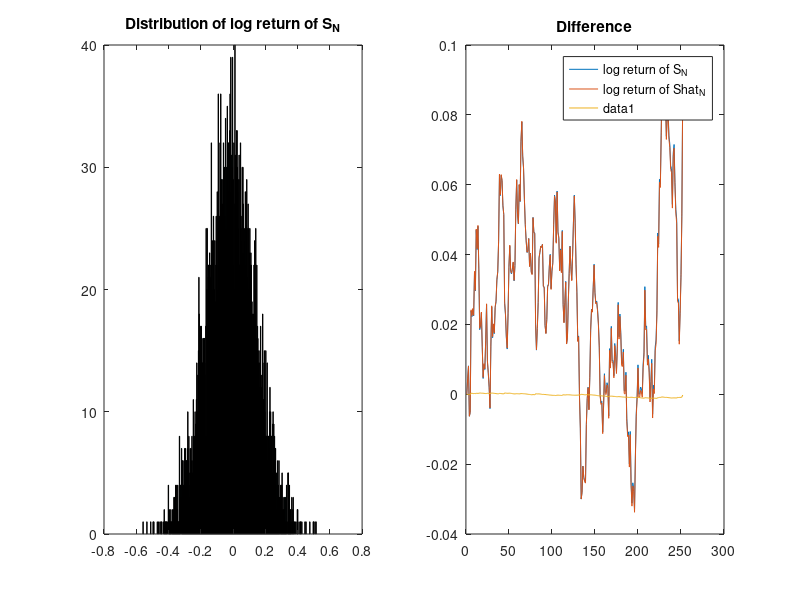

The MATLAB source for this figure: (Note: this script raises an error after producing the figure.)
%%%Ito's lemma

S0=1;
r=0;
sigma = 0.15;
t0=0;
t_N = 1;
NumSteps = 252;
NumPaths = 5000;
S = zeros(NumPaths,NumSteps);
s = zeros(NumPaths,NumSteps);
S(:,1)=1;   
s(:,1)=log(1);
time_step = (t_N-t0)/NumSteps;

for i=2:NumSteps
    brownian = randn(NumPaths,1);
    S(:,i) = S(:,i-1).*(1 + r*time_step + sigma*brownian*sqrt(time_step));
    s(:,i) = s(:,i-1) + (r-power(sigma,2)/2)*time_step + sigma*brownian*sqrt(time_step);
end

S_hat = exp(s);

S_N = S(:,NumSteps);
S_hat_N = S_hat(:,NumSteps);

S_0 = S(:,1);
S_hat_0 = S_hat(:,1);

%1
subplot(1,2,1)
hist(S_N,500);
title('Distribution of S_N')
subplot(1,2,2)
hist(S_hat_N,500);
title('Distribution of Shat_N')

mean(S_N)
mean(S_hat_N)

std(S_N)
std(S_hat_N)

skewness(S_N)
skewness(S_hat_N)

kurtosis(S_N)
kurtosis(S_hat_N)

%test if same distribution
kruskalwallis([S_N,S_hat_N])

%2
log_S_N_0 = log(S_N) - log(S_0);
log_S_hat_N_0 = log(S_hat_N) - log(S_hat_0);

subplot(1,2,1)
hist(log_S_N_0,500);
title('Distribution of log return of S_N')
subplot(1,2,2)
hist(log_S_hat_N_0,500);
title('Distribution of log return of Shat_N')

mean(log_S_N_0)
mean(log_S_hat_N_0)
%mean should be (r-1/2 sigma^2)
r - 0.5*sigma*sigma

std(log_S_N_0)
std(log_S_hat_N_0)
%std should be sigma
sigma

skewness(log_S_N_0)
skewness(log_S_hat_N_0)

kurtosis(log_S_N_0)
kurtosis(log_S_hat_N_0)

%3
%log returns
logS = log(S);
logShat = log(S_hat);

logreturnS = zeros(NumPaths,NumSteps);
logreturnShat = zeros(NumPaths,NumSteps);



for i=1:NumSteps
    logreturnS(:,i) = logS(:,i) - log(S_0);
    logreturnShat(:,i) = logShat(:,i) - log(S_hat_0);
end


plot(logreturnS(1,:)')
hold on

plot(logreturnShat(1,:)')
legend({'log return of S_N','log return of Shat_N'})

plot(logreturnShat(1,:)' - logreturnS(1,:)')
title('Difference')

%%%%monte carlo
int_rate=0.01;
last_price = 2978.4;
compound_freq = 0.25;
option_maturity = 0.25;
annual_simple_int_rate = power((1+int_rate*compound_freq),1/compound_freq)-1;
sigma = 0.1424;
strike = 3000;
M = 100000;

discount  = exp(-annual_simple_int_rate*option_maturity);
MC = last_price*exp((annual_simple_int_rate - 0.5*power(sigma,2))*option_maturity+sigma*sqrt(option_maturity)*randn(M,1));
payoffs =  discount * max(MC-strike,0);
Ms= [100,500,1000,5000,10000,30000,50000,70000,100000];
payoff_list = [mean(payoffs(1:100,:)),mean(payoffs(1:500,:)),mean(payoffs(1:1000,:)),mean(payoffs(1:5000,:)),mean(payoffs(1:10000,:)),mean(payoffs(1:30000,:)),mean(payoffs(1:50000,:)),mean(payoffs(1:70000,:)),mean(payoffs(1:100000,:))];
[call_price,call_delta] = bs_call(last_price,strike,annual_simple_int_rate,option_maturity,sigma,1);

plot(Ms,payoff_list,Ms,call_price*ones(1,length(Ms)))
legend({'Monte Carlo Simulation','Black-Scholes Price'})


%Dynamic Hedge
strike  = 3000;
spot = 2950;
T = 0.25;
%sigma = 0.1424;
sigma = 0.1924;

int_rate= 0.01;
size = -100*10;
NumScenarios = 5000;
%NumPeriods = 13;
NumPeriods = 252/4;

[call_price,call_delta] = bs_call(spot,strike,int_rate,T,sigma,size);


SpotPrices  = zeros(NumScenarios,NumPeriods+1);
SpotPrices(:,1) = spot;

BSCallPrices = zeros(NumScenarios,NumPeriods+1);
BSCallPrices(:,1) = call_price;

Deltas = zeros(NumScenarios,NumPeriods+1);
Deltas(:,1) = call_delta;

PnL = zeros(NumScenarios,NumPeriods+1);

for i=2:(NumPeriods+1)
    time_to_mat = T*((NumPeriods+1-i)/NumPeriods);
    passed_time = T - time_to_mat;
    SpotPrices(:,i) = SpotPrices(:,i-1) .* exp((int_rate - 0.5*power(sigma,2))*T/NumPeriods+sigma*sqrt(T/NumPeriods)*randn(NumScenarios,1));
    [BSCallPrices(:,i),Deltas(:,i)] = bs_call(SpotPrices(:,i),strike,int_rate,time_to_mat,sigma,size);
    PnL(:,i) = PnL(:,i-1) + exp(int_rate*time_to_mat) * Deltas(:,i-1) .* (SpotPrices(:,i) - SpotPrices(:,i-1));
end

Final_PnL = -exp(int_rate*T) * BSCallPrices(:,1) + PnL(:,NumPeriods+1) + BSCallPrices(:,NumPeriods+1);

plot(BSCallPrices(1,:))
hold on
plot(PnL(1,:))
legend({'Short Call P&L','Delta Hedge P&L'})

hist(Final_PnL,100)
mean(Final_PnL)
std(Final_PnL)

%heston
int_rate=0.01;
last_price = 2978.4;
compound_freq = 0.25;
option_maturity = 0.25;
rate = power((1+int_rate*compound_freq),1/compound_freq)-1;
M = 100000;
delta_t = 1/252;
num_periods = option_maturity / delta_t;


sigma_initial = 0.1424;
strike = 3000;
k = 3;
vol_vol = 0.2;
p=0.7;
long_term_sigma = 0.15;
long_term_var = power(long_term_sigma,2);

stock_prices = zeros(M,num_periods+1);
stock_prices(:,1) = last_price;

variances = zeros(M,num_periods+1);
variances(:,1) = power(sigma_initial,2);

for i=2:(num_periods+1)
    
    g_s = randn(M,1);
    g_v = randn(M,1);
    rand1 = g_s;
    rand2 = p*g_s + sqrt(1-power(p,2))*g_v;
    
    stock_prices(:,i) = stock_prices(:,i-1).*(1 + rate*delta_t + sqrt(variances(:,i-1)*delta_t).*rand1);
    variances(:,i) = variances(:,i-1) + k*(long_term_var - variances(:,i-1))*delta_t + vol_vol*sqrt(variances(:,i-1)*delta_t).*rand2;
end

discount  = exp(-rate*option_maturity);
payoffs =  discount * max((stock_prices(:,num_periods+1)-strike),0);
Ms= [100,500,1000,5000,10000,30000,50000,70000,100000];
payoff_list = [mean(payoffs(1:100,:)),mean(payoffs(1:500,:)),mean(payoffs(1:1000,:)),mean(payoffs(1:5000,:)),mean(payoffs(1:10000,:)),mean(payoffs(1:30000,:)),mean(payoffs(1:50000,:)),mean(payoffs(1:70000,:)),mean(payoffs(1:100000,:))];

[call_price,call_delta] = bs_call(last_price,strike,rate,option_maturity,long_term_sigma,1);

plot(Ms,payoff_list,Ms,call_price*ones(1,length(Ms)))
legend({'Monte Carlo Simulation with Stochastic Vol','Black-Scholes Price'})

BSCallPrices = zeros(M,num_periods+1);
BSCallPrices(:,1) = call_price;

Deltas = zeros(M,num_periods+1);
Deltas(:,1) = call_delta;

PnL = zeros(M,num_periods+1);

for i=2:(num_periods+1)
    time_to_mat = option_maturity*((num_periods+1-i)/num_periods);
    passed_time = option_maturity - time_to_mat;
    [BSCallPrices(:,i),Deltas(:,i)] = bs_call(stock_prices(:,i),strike,rate,time_to_mat,sqrt(variances(:,i)),1);
    PnL(:,i) = PnL(:,i-1) + exp(rate*time_to_mat) * Deltas(:,i-1) .* (stock_prices(:,i) - stock_prices(:,i-1));
end

Final_PnL = -exp(int_rate*option_maturity) * BSCallPrices(:,1) + PnL(:,num_periods+1) + BSCallPrices(:,num_periods+1);
returns = Final_PnL./BSCallPrices(:,1);

mean(returns)
std(returns)
hist(returns)
